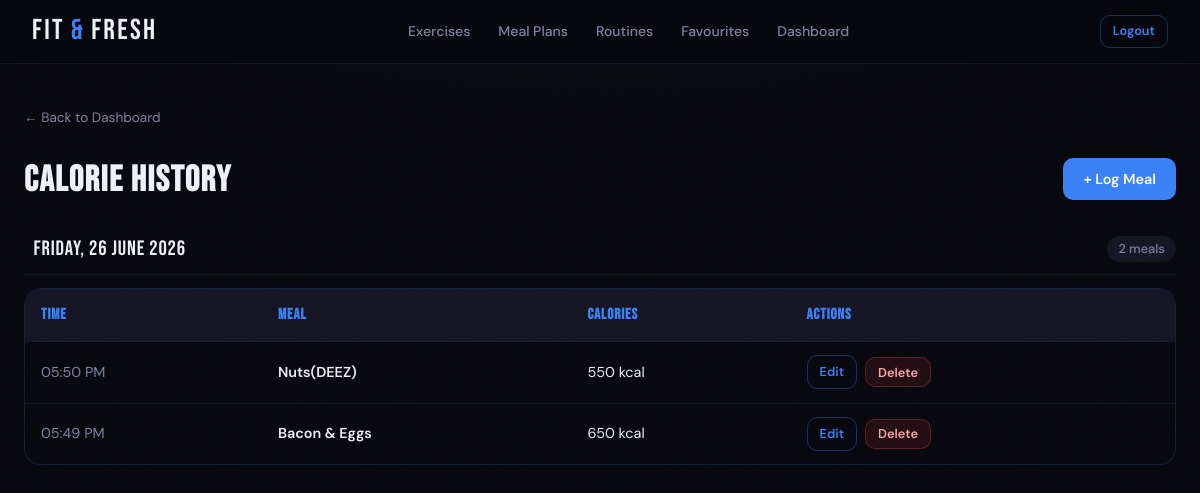
Page /calorie-history (signed in) on the committed database.
### tables this page shows
CREATE TABLE calorie_entry (id INTEGER PRIMARY KEY AUTOINCREMENT, user_id INTEGER NOT NULL, entry_date TEXT NOT NULL DEFAULT (DATETIME('now')), meal TEXT NOT NULL, calories REAL NOT NULL, FOREIGN KEY (user_id) REFERENCES user(id));

### App.py (the view)
@app.route("/calorie-history")
def calorie_history():
    if "user_id" not in session: #Redirects users to the home page if they are not logged into an account
        return redirect(url_for("home"))
    conn = get_db() #Opens a database connection to query the user's exercise records
    entries = conn.execute("SELECT * FROM calorie_entry WHERE user_id = ? ORDER BY entry_date DESC", (session["user_id"],)).fetchall() #Retrieves all workouts for the logged-in user, sorted by most recent first
    conn.close()
    processed_entries = [] #Initialises an empty list to store database records converted into editable Python dictionaries
    for entry in entries:
        entry_dict = dict(entry)
        entry_dict["local_time"] = local_time(entry["entry_date"]) #Appends a new key holding the entry's timestamp converted to Sydney local time
        entry_dict["entry_date"] = datetime.strptime(entry["entry_date"], "%Y-%m-%d %H:%M:%S")
        processed_entries.append(entry_dict)
    grouped_entries = {} #Initialises an empty dictionary to organise the processed meals by their calendar day
    for entry in processed_entries:
        date_key = entry["local_time"].strftime("%Y-%m-%d")
        if date_key not in grouped_entries:
            grouped_entries[date_key] = []
        grouped_entries[date_key].append(entry)
    grouped_list = [] #Initializes an empty list to store the final structured timeline data for the frontend
    for date_key, day_entries in grouped_entries.items():
        try:
            formatted = datetime.strptime(date_key, "%Y-%m-%d").strftime("%A, %d %B %Y") #Converts the standard date text string into a calendar format
        except (ValueError, TypeError): #Uses the raw, unformatted date text string if parsing fails
            formatted = date_key
        grouped_list.append((date_key, formatted, day_entries))
    return render_template("calorie_tracker.html", entries = processed_entries, grouped_entries = grouped_list)

### App.py (called while the page is built)
@app.template_filter("fmt_num")
def fmt_num(value):
    try:
        f = round(float(value), 2) #Converts the input into a decimal number rounded to two decimal places
        if f == int(f): #Returns the value as a clean integer string if it has no decimals
            return str(int(f))
        return f'{f:.2f}'.rstrip("0") #Returns a decimal string with trailing zeros removed from the second decimal place
    except: #Returns to original unchanged value if any step causes an error
        return value

def local_time(utc_dt_str):
    local_tz = pytz.timezone("Australia/Sydney") #Sets the local time zone to Australia/Sydney
    utc_dt = datetime.strptime(utc_dt_str, "%Y-%m-%d %H:%M:%S") #Converts the raw input text string into a native Python datetime object
    return utc_dt.replace(tzinfo=pytz.utc).astimezone(local_tz) #Tags the datetime as UTC and shifts it to the corresponding Sydney time zone

### DB_Models.py (called while the page is built)
def get_db():
    os.makedirs(os.path.dirname(DB_PATH), exist_ok = True) #Creates the instance folder if it doesn't exist
    conn = sqlite3.connect(DB_PATH, timeout = 10) #Connects to the database file. Timeout = 10 makes SQLite wait up to 10 seconds for a lock to clear instead of causing an error.
    conn.row_factory = sqlite3.Row #Allows columns to be accessed by name instead of index
    conn.execute("PRAGMA foreign_keys = ON") #Enforces foreign key constraints
    conn.execute("PRAGMA journal_mode = WAL") #Write-Ahead Logging lets reads and writes happen at the same time, greatly reducing "database is locked" errors
    conn.execute("PRAGMA busy_timeout = 10000") #Backup lock wait of 10 seconds at the SQLIte engine level
    return conn

### templates/calorie_tracker.html (shortened to what this page needs)
{% extends "base.html" %}
{% block content %}
<div class="page">
    <div class="page-header">
        <div>
            {% if session.role == "gym_goer" %}
            <a href="{{ url_for('gym_goer_dashboard') }}" class="back-link">← Back to Dashboard</a>
            {% else %}
            <a href="{{ url_for('personal_trainer_dashboard') }}" class="back-link">← Back to Dashboard</a>
            {% endif %}
            <h2>Calorie History</h2>
        </div>
        <a href="/log-calories" class="btn btn-primary">+ Log Meal</a>
    </div>
    {% if entries %}
    {% for date_key, formatted_date, day_entries in grouped_entries %}
    <div class="date-group">
        <div class="date-group-heading">
            <span>{{ formatted_date }}</span>
            <span class="date-group-count">{{ day_entries | length }} meal{{ 's' if day_entries | length != 1 else '' }}</span>
        </div>
        <div class="table-wrap">
            <table>
                <thead>
                    <tr>
                        <th>Time</th>
                        <th>Meal</th>
                        <th>Calories</th>
                        <th>Actions</th>
                    </tr>
                </thead>
                <tbody>
                    {% for entry in day_entries %}
                    <tr>
                        <td style="color:var(--text-muted);">{{ entry.local_time.strftime("%I:%M %p") }}</td>
                        <td><strong>{{ entry.meal }}</strong></td>
                        <td>{{ entry.calories | fmt_num }} kcal</td>
                        <td>
                            <div class="table-actions">
                                <a href="{{ url_for('edit_calories', entry_id=entry.id) }}" class="btn btn-outline btn-sm">Edit</a>
                                <form action="{{ url_for('delete_calories', entry_id=entry.id) }}" method="POST">
                                    <button type="submit" class="btn btn-danger btn-sm">Delete</button>
                                </form>
                            </div>
                        </td>
                    </tr>
                    {% endfor %}
                </tbody>
            </table>
        </div>
    </div>
    {% endfor %}
    {% endif %}
</div>
{% endblock %}

### templates/base.html (shortened to what this page needs)
<!DOCTYPE html>
<html lang="en">
    <head>
        <link rel="stylesheet" href="{{ url_for('static', filename='style.css') }}">
        <link rel="stylesheet" href="https://cdn.jsdelivr.net/npm/@tabler/icons-webfont@latest/dist/tabler-icons.min.css">
    </head>
    <body>
        <nav class="navbar">
            <a href="/" class="navbar-logo">FIT<span>&</span>FRESH</a>
            {% if session.user_id %}
            <ul class="navbar-links">
                <li><a href="/exercises">Exercises</a></li>
                <li><a href="/meal-plans">Meal Plans</a></li>
                <li><a href="/workout-routines">Routines</a></li>
                <li><a href="/view-favourites">Favourites</a></li>
                {% if session.role == "gym_goer" %}
                <li><a href="/gym-goer-dashboard">Dashboard</a></li>
                {% else %}
                <li><a href="/personal-trainer-dashboard">Dashboard</a></li>
                {% endif %}
            </ul>
            <div class="navbar-right">
                <a href="/logout" class="btn btn-outline btn-sm">Logout</a>
            </div>
            {% else %}
            <div class="navbar-right">
                <a href="/login" class="btn btn-ghost btn-sm">Login</a>
                <a href="/register" class="btn btn-primary btn-sm">Get Started</a>
            </div>
            {% endif %}
        </nav>
        {% block content %}{% endblock %}
    </body>
</html>

### static/style.css (style rules this page uses)
:root { --bg: #08080f; --bg-card: #0f0f1a; --bg-raised: #161625; --bg-input: #111120; --accent: #3b82f6; --accent-dim: #1d4ed8; --accent-glow: rgba(59,130,246,0.18); --accent-line: rgba(59,130,246,0.35); --text: #eef0f6; --text-muted: #7c85a0; --text-dim: #3a3f55; --border: rgba(59,130,246,0.12); --border-card: rgba(59,130,246,0.20); --success: #10b981; --danger: #ef4444; --warning: #f59e0b; --radius: 10px; --radius-lg: 16px; --nav-h: 64px; }
*, *::before, *::after { box-sizing: border-box; margin: 0; padding: 0; }
html { scroll-behavior: smooth; }
body { font-family: 'DM Sans', sans-serif; background: var(--bg); color: var(--text); min-height: 100vh; line-height: 1.6; background-image: radial-gradient(ellipse 80% 50% at 50% -20%, rgba(59,130,246,0.08) 0%, transparent 70%); }
body::before { content: ''; position: fixed; inset: 0; pointer-events: none; z-index: 0; opacity: 0.4; }
h1, h2, h3 { font-family: 'Bebas Neue', sans-serif; letter-spacing: 0.04em; line-height: 1.1; }
h2 { font-size: clamp(1.6rem, 3vw, 2.4rem); }
a { color: var(--accent); text-decoration: none; transition: color .2s; }
strong { color: var(--text); font-weight: 600; }
.navbar { position: sticky; top: 0; z-index: 100; height: var(--nav-h); display: flex; align-items: center; justify-content: space-between; padding: 0 2rem; background: rgba(8,8,15,0.85); backdrop-filter: blur(20px); -webkit-backdrop-filter: blur(20px); border-bottom: 1px solid var(--border); }
.navbar-logo { font-family: 'Bebas Neue', sans-serif; font-size: 1.8rem; letter-spacing: 0.08em; color: var(--text) !important; display: flex; align-items: center; gap: 6px; }
.navbar-logo span { color: var(--accent); }
.navbar-links { display: flex; align-items: center; gap: 0.25rem; list-style: none; }
.navbar-links a { color: var(--text-muted); font-size: 0.875rem; font-weight: 500; padding: 0.4rem 0.75rem; border-radius: var(--radius); transition: all .2s; }
.navbar-right { display: flex; align-items: center; gap: 0.75rem; }
.page { position: relative; z-index: 1; max-width: 1200px; margin: 0 auto; padding: 2.5rem 1.5rem 4rem; }
.btn { display: inline-flex; align-items: center; gap: 0.4rem; padding: 0.6rem 1.25rem; border-radius: var(--radius); font-family: 'DM Sans', sans-serif; font-size: 0.9rem; font-weight: 600; cursor: pointer; border: none; transition: all .2s; text-decoration: none !important; white-space: nowrap; }
.btn-primary { background: var(--accent); color: #fff; }
.btn-outline { background: transparent; color: var(--accent); border: 1px solid var(--accent-line); }
.btn-danger { background: rgba(239,68,68,0.12); color: #fca5a5; border: 1px solid rgba(239,68,68,0.3); }
.btn-sm { padding: 0.35rem 0.75rem; font-size: 0.8rem; }
.table-wrap { overflow-x: auto; border-radius: var(--radius-lg); border: 1px solid var(--border-card); }
table { width: 100%; border-collapse: collapse; }
thead { background: var(--bg-raised); }
thead th { padding: 0.85rem 1rem; text-align: left; font-family: 'Bebas Neue', sans-serif; font-size: 0.95rem; letter-spacing: 0.06em; color: var(--accent); border-bottom: 1px solid var(--border-card); white-space: nowrap; }
tbody tr { border-bottom: 1px solid var(--border); transition: background .15s; }
tbody tr:last-child { border-bottom: none; }
td { padding: 0.85rem 1rem; font-size: 0.9rem; color: var(--text); vertical-align: middle; }
.table-actions { display: flex; gap: 0.5rem; align-items: center; }
.page-header { display: flex; align-items: flex-end; justify-content: space-between; margin-bottom: 2rem; flex-wrap: wrap; gap: 1rem; }
.page-header h2 { color: var(--text); margin-top: 0.5rem; }
.back-link { display: inline-flex; align-items: center; gap: 0.4rem; font-size: 0.85rem; color: var(--text-muted) !important; margin-bottom: 1.5rem; transition: color .2s; }
.date-group { margin-bottom: 2rem; }
.date-group-heading { display: flex; align-items: center; gap: 0.6rem; font-family: 'Bebas Neue', sans-serif; font-size: 1.3rem; letter-spacing: 0.04em; color: var(--text); margin-bottom: 0.85rem; padding-bottom: 0.5rem; border-bottom: 1px solid var(--border); }
.date-group-count { margin-left: auto; font-family: 'DM Sans', sans-serif; font-size: 0.8rem; font-weight: 500; letter-spacing: normal; color: var(--text-muted); background: var(--bg-raised); padding: 0.2rem 0.7rem; border-radius: 99px; }

### rows in the picture
calorie_entry: local_time "05:50 PM", meal "Nuts(DEEZ)", calories|fmt_num "550"
calorie_entry: local_time "05:49 PM", meal "Bacon & Eggs", calories|fmt_num "650"

### other values in the picture
{{ day_entries | length }} "2"
{{ 's' if day_entries | length != 1 else '' }} "s"
